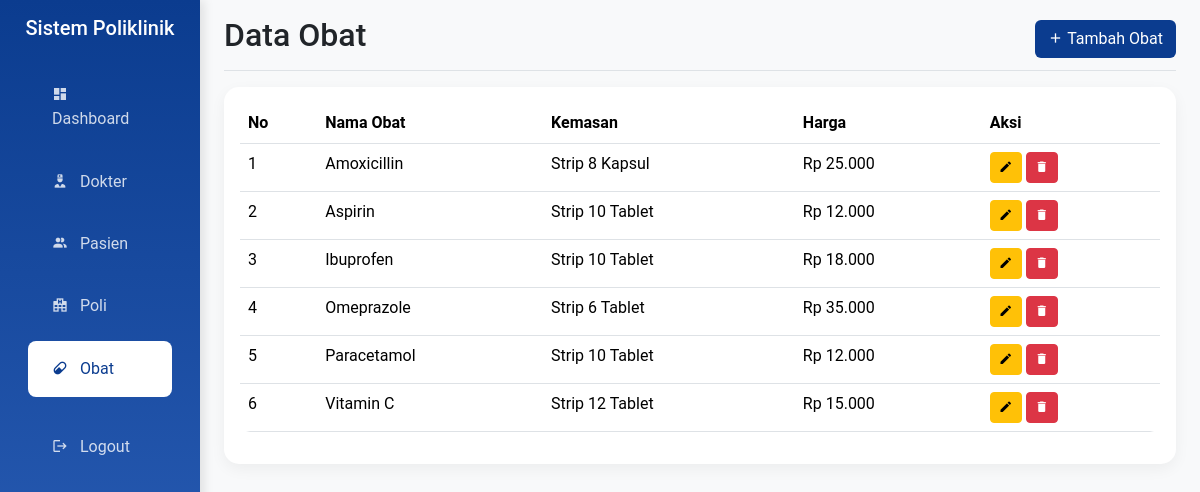
The app's page /hospital/admin/obat.php (signed in) with its own data.
### tables this page shows
CREATE TABLE `obat`  (
  `id` int NOT NULL AUTO_INCREMENT,
  `nama_obat` varchar(50) NOT NULL,
  `kemasan` varchar(35) NULL DEFAULT NULL,
  `harga` int UNSIGNED NULL DEFAULT 0,
  PRIMARY KEY (`id`) USING BTREE
);

### hospital/admin/obat.php (the view, shortened to what this page needs)
<?php
include '../config/koneksi.php';
$sql_obat = "SELECT * FROM obat ORDER BY nama_obat";
$obat_result = $conn->query($sql_obat);
include 'include/header.php';
?>
<main class="col-md-9 ms-sm-auto col-lg-10 px-md-4">
    <div class="d-flex justify-content-between flex-wrap flex-md-nowrap align-items-center pt-3 pb-2 mb-3 border-bottom">
        <h1 class="h2">Data Obat</h1>
        <button class="btn btn-dark-primary" data-bs-toggle="modal" data-bs-target="#tambahObatModal">
            <i class="mdi mdi-plus"></i> Tambah Obat
        </button>
    </div>
    <div class="card">
        <div class="card-body">
            <div class="table-responsive">
                <table class="table table-hover">
                    <thead>
                        <tr>
                            <th>No</th>
                            <th>Nama Obat</th>
                            <th>Kemasan</th>
                            <th>Harga</th>
                            <th>Aksi</th>
                        </tr>
                    </thead>
                    <tbody>
                        <?php
                        $no = 1;
                        while ($obat = $obat_result->fetch_assoc()):
                        ?>
                            <tr>
                                <td><?= $no++ ?></td>
                                <td><?= htmlspecialchars($obat['nama_obat'] ?? '') ?></td>
                                <td><?= htmlspecialchars($obat['kemasan'] ?? '') ?></td>
                                <td>Rp <?= number_format($obat['harga'] ?? 0, 0, ',', '.') ?></td>
                                <td>
                                    <button class="btn btn-sm btn-warning" data-bs-toggle="modal"
                                        data-bs-target="#editObatModal<?= $obat['id'] ?>">
                                        <i class="mdi mdi-pencil"></i>
                                    </button>
                                    <a href="?hapus=<?= $obat['id'] ?>" class="btn btn-sm btn-danger"
                                        onclick="return confirm('Apakah Anda yakin ingin menghapus obat ini?')">
                                        <i class="mdi mdi-delete"></i>
                                    </a>
                                </td>
                            </tr>
                        <?php endwhile; ?>
                    </tbody>
                </table>
            </div>
        </div>
    </div>
</main>
<?php include 'include/footer.php'; ?>

### hospital/admin/include/header.php (style rules this page uses)
:root { --dark-primary: #0B3C8F; --dark-secondary: #3165BEFF; --dark-light: #5985D0FF; --gray-dark: #adb5bd; }
body { font-family: 'Roboto', sans-serif; background-color: #f8f9fa; }
.card { border: none; border-radius: 15px; box-shadow: 0 5px 15px rgba(0, 0, 0, 0.05); transition: transform 0.3s ease; }
.table { border-radius: 10px; overflow: hidden; }
.btn-dark-primary { background-color: var(--dark-primary); color: white; }
.mdi { line-height: 1; }

### records on screen
obat: nama_obat "Amoxicillin", kemasan "Strip 8 Kapsul", harga "25.000"
obat: nama_obat "Aspirin", kemasan "Strip 10 Tablet", harga "12.000"
obat: nama_obat "Ibuprofen", kemasan "Strip 10 Tablet", harga "18.000"
obat: nama_obat "Omeprazole", kemasan "Strip 6 Tablet", harga "35.000"
obat: nama_obat "Paracetamol", kemasan "Strip 10 Tablet", harga "12.000"
obat: nama_obat "Vitamin C", kemasan "Strip 12 Tablet", harga "15.000"
